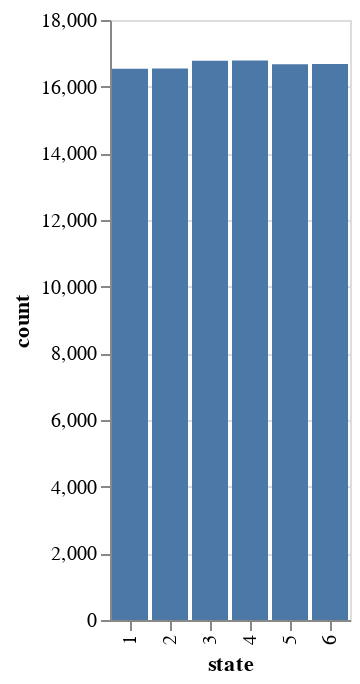

Notebook cell for this chart:
### Code cell
import pandas as pd

# 创建一个DataFrame，包含骰子的可能状态及其对应的出现次数
die_rolls = pd.DataFrame({
    'state': possible_states,
    'count': [counts.get(state, 0) for state in possible_states]
})

# 打印骰子状态的统计结果
print(die_rolls)

# 使用Altair绘制骰子状态的柱状图
alt.Chart(die_rolls).mark_bar().encode(
    x='state:O',
    y='count'
)

### Figure 1 — Vega-Lite specification as saved in the notebook (floating-point values rounded to 4 significant figures)
{"config": {"view": {"continuousWidth": 300, "continuousHeight": 300}}, "data": {"name": "data-63504f151d9f466f6d749e6070d28e05"}, "mark": {"type": "bar"}, "encoding": {"x": {"field": "state", "type": "ordinal"}, "y": {"field": "count", "type": "quantitative"}}, "$schema": "https://vega.github.io/schema/vega-lite/v5.20.1.json", "datasets": {"data-63504f151d9f466f6d749e6070d28e05": [{"state": 1, "count": 16535}, {"state": 2, "count": 16543}, {"state": 3, "count": 16779}, {"state": 4, "count": 16788}, {"state": 5, "count": 16673}, {"state": 6, "count": 16682}]}}
